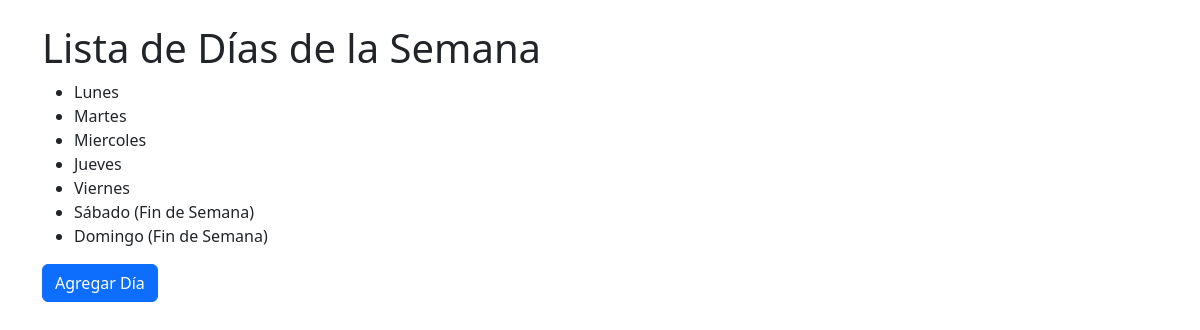
The page /dias-semana/ on the database its author committed.
### turnos/models.py (models this page shows, shortened)
class DiaSemana(models.Model):
    nombre = models.CharField(max_length=15, unique=True)
    es_finde = models.BooleanField(default=False)

### turnos/views.py (the view)
# urls.py: path('dias-semana/', DiaSemanaListView.as_view(), name='dia_semana_list'),
class DiaSemanaListView(ListView):
    model = DiaSemana
    template_name = 'dia_semana/dia_semana_list.html'
    context_object_name = 'dias'

### turnos/templates/dia_semana/dia_semana_list.html
{% extends 'base.html' %}
{% block content %}
<h1>Lista de Días de la Semana</h1>
<ul>
    {% for dia in dias %}
        <li>
            {{ dia.nombre }}
            {% if dia.es_finde %}(Fin de Semana){% endif %}
        </li>
    {% endfor %}
</ul>
<a href="{% url 'dia_semana_create' %}" class="btn btn-primary">Agregar Día</a>
{% endblock %}

### rows shown on the page
DiaSemana: nombre "Lunes"
DiaSemana: nombre "Martes"
DiaSemana: nombre "Miercoles"
DiaSemana: nombre "Jueves"
DiaSemana: nombre "Viernes"
DiaSemana: nombre "Sábado", es_finde "(Fin de Semana)"
DiaSemana: nombre "Domingo", es_finde "(Fin de Semana)"
